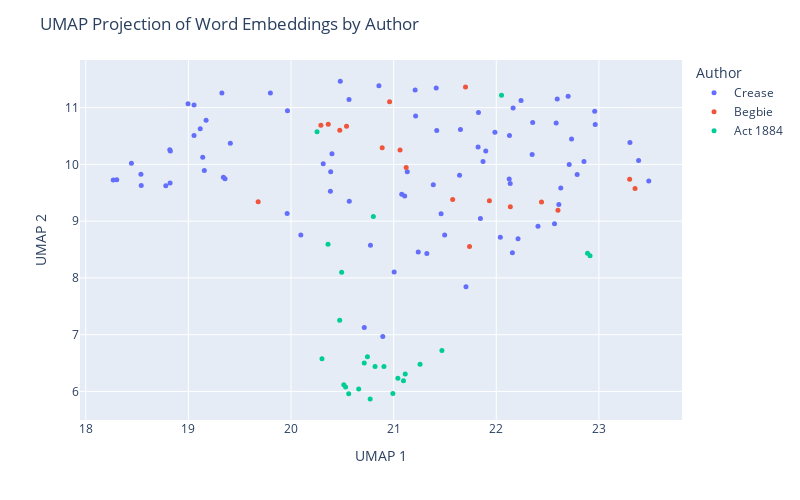

Notebook cell for this chart:
### Code cell
umap_df = pd.DataFrame(proj, columns=['UMAP 1', 'UMAP 2'])
umap_df['Author'] = labels
umap_df['Text'] = [snip for auth in act_snippets for snip in act_snippets[auth]]
umap_df['Text'] = umap_df['Text'].apply(lambda t: wrap_text(t, width=60))

fig = px.scatter(umap_df, x='UMAP 1', y='UMAP 2', 
                 color='Author', hover_data=['Text'], 
                 width=800, height=500 )
fig.update_traces(marker=dict(size=5))
fig.update_layout(title='UMAP Projection of Word Embeddings by Author')
fig.show()
